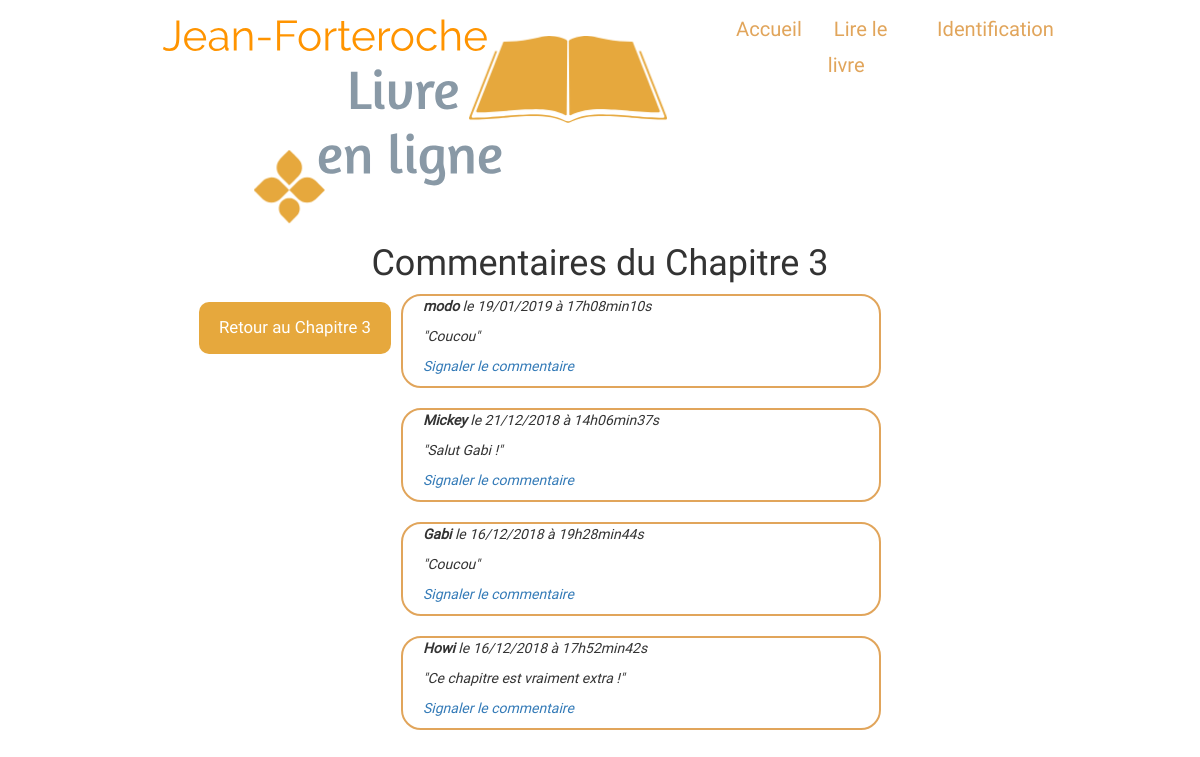
The page /index.php?action=comments&id=3 on the database its author committed.
### tables this page shows
CREATE TABLE IF NOT EXISTS `posts` (
  `id` int(11) NOT NULL AUTO_INCREMENT,
  `chapter_id` int(11) NOT NULL,
  `post_title` varchar(255) NOT NULL,
  `post_content` text NOT NULL,
  `creation_date` datetime NOT NULL,
  PRIMARY KEY (`id`)
);

CREATE TABLE IF NOT EXISTS `comments` (
  `id` int(11) NOT NULL AUTO_INCREMENT,
  `post_id` int(11) NOT NULL,
  `comment_author` varchar(255) NOT NULL,
  `comment_content` text NOT NULL,
  `comment_alert` int(11) NOT NULL,
  `creation_date` datetime NOT NULL,
  PRIMARY KEY (`id`)
);

### controller/ControllerComments.php (called while the page is built, shortened)
<?php
require_once('model/PostManager.php');
require_once('model/CommentManager.php');
class ControllerComments
{
    public function comments($postId, $comments)
    {
        $postManager = new PostManager();
        $post = $postManager->getPost($postId);
        $commentManager = new CommentManager();
        $comments = $commentManager->getComments($comments);
        require('view/commentsView.php');
    }
}

### model/PostManager.php (called while the page is built, shortened)
<?php
class PostManager extends Manager
{
    public function getPost($postId)
    {
        $db = $this->dbConnect();
        $req = $db->prepare('SELECT id, chapter_id, post_title, post_content, DATE_FORMAT(creation_date, \'%d/%m/%Y\') AS creation_date_fr FROM posts WHERE id = ?');
        $req->execute(array($postId));
        $post = $req->fetch();
        return $post;
    }
}

### model/CommentManager.php (called while the page is built, shortened)
<?php
class CommentManager extends Manager
{
    public function getComments($postId)
    {
        $db = $this->dbConnect();
        $comments = $db->prepare('SELECT id, post_id, comment_author, comment_alert, comment_content, DATE_FORMAT(creation_date, \'%d/%m/%Y à %Hh%imin%ss\') AS creation_date_fr FROM comments WHERE post_id = ? ORDER BY creation_date DESC');
        $comments->execute(array($postId));
        return $comments;
    }
}

### view/commentsView.php (the view, shortened to what this page needs)
<h1>Commentaires du Chapitre <?= $post['chapter_id']?></h1>
<div class="body_container">
    <a class="back_link" href="index.php?action=post&amp;id=<?= $post['id'] ?>">Retour au Chapitre <?= $post['chapter_id']?></a>
<div class="index_pages_link">
	<?php
	while ($comment = $comments->fetch())
	{
	?>
		<div class="comments_container">
			    <p><strong><?= htmlspecialchars($comment['comment_author']) ?></strong> le <?= $comment['creation_date_fr'] ?></p>
			    <p><em class="italic">"<?= nl2br($comment['comment_content']) ?>"</em>
			   	<?php
			   	if ($comment['comment_alert'] == 0) {
			   		?>
			    <p><a class="signal" href="index.php?action=alertComment&amp;commentId=<?= $comment['id'] ?>&amp;postId=<?= $post['id'] ?>"" onclick="return(confirm('Etes-vous sûr de vouloir signaler ce commentaire ?'));">Signaler le commentaire</a></p>
			    <?php
			} else {
				?>
				<p>Coucou</p>
				<?php
			}
			?>
		</div>
	<?php
	}
	?>
</div>
</div>
<?php $content = ob_get_clean(); ?>
<?php require('template.php'); ?>

### index.php (shortened to what this page needs)
<?php
require('controller/ControllerComments.php');
$initControllerPosts = new ControllerPosts;
$initControllerComments = new ControllerComments;
try {
    if (isset($_GET['action'])){
        switch ($_GET['action']) {
            case "comments":
                $initControllerComments->comments($_GET['id'], $_GET['id']);
                break;
        }
    } else {
        $initControllerPosts->lastPost();
    }
}
catch(Exception $e) {
    echo 'Erreur : ' . $e->getMessage();
}

### view/template.php (shortened to what this page needs)
<!DOCTYPE html>
<html>
   <head>
      <link rel="stylesheet" href="https://maxcdn.bootstrapcdn.com/bootstrap/3.3.7/css/bootstrap.min.css">
      <link rel="stylesheet" href="public/css/style.css"/>
   </head>
   <body>
         <header>
            <div id="logo">
              <img src="public/ressources/logo/logo.png" alt="Logo Blog" />
            </div>
            <nav>
               <ul>
                  <li><a class="links_header" href="index.php">Accueil</a></li>
                  <li><a class="links_header" href="index.php?action=allPosts">Lire le livre</a></li>
                  <?php
                  if (isset($_SESSION['username'])) {
                     ?>
                        <li><a class="links_header" href="index.php?action=logout">Déconnexion</a></li>
                     <?php
                  } else {
                     ?>
                        <li><a class="links_header" href="index.php?action=login">Identification</a></li>
                     <?php
                  }
                  ?>
               </ul>
            </nav>
         </header>
         <?= $content ?>
    </body>
</html>

### public/css/style.css (style rules this page uses)
body { font-family: 'Roboto Regular', serif; }
h1, h3 { text-align:center; }
.italic { font-style: italic; }
.body_container { display: flex; justify-content: center; align-items: flex-start; }
.back_link { font-size: 1.2em; background-color: #E6A83D; color: white; padding: 14px 20px; margin: 8px 0; border: none; border-radius: 10px; cursor: pointer; margin-right: 10px; }
header { display: flex; justify-content: space-between; }
header #logo { margin-left: 80px; }
header nav { margin-right: 130px; }
nav ul { display: flex; list-style-type: none; padding-top: 10px; }
nav li { margin-right: 10px; margin-left: 10px; font-size: 1.8em; }
.links_header { text-decoration: none; color: #e1a55b; padding: 6px; font-size: 0.8em; }
.index_pages_link { display: flex; width: 50%; flex-direction: column; justify-content: center; }
.comments_container { border: 2px solid #e1a55b; width: 80%; border-radius: 20px; margin-bottom: 20px; }
.comments_container p { margin-left: 20px; font-style: italic; }

### rows shown on the page
posts: chapter "3"
comments: comment_author "modo", creation_date_fr "19/01/2019 à 17h08min10s", comment_content "Coucou"
comments: comment_author "Mickey", creation_date_fr "21/12/2018 à 14h06min37s", comment_content "Salut Gabi !"
comments: comment_author "Gabi", creation_date_fr "16/12/2018 à 19h28min44s", comment_content "Coucou"
comments: comment_author "Howi", creation_date_fr "16/12/2018 à 17h52min42s", comment_content "Ce chapitre est vraiment extra !"
